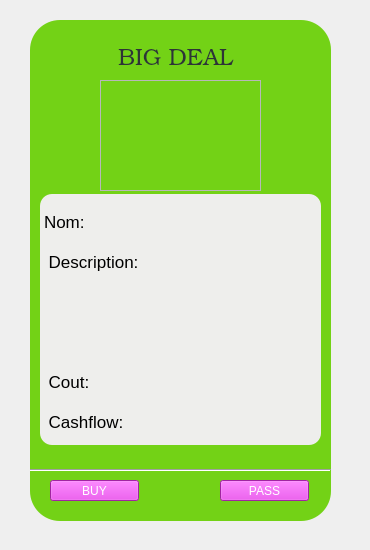
       <widget class="QWidget" name="interface_big_deal">
        <widget class="QPlainTextEdit" name="affichage_carte_7">
         <property name="geometry">
          <rect>
           <x>30</x>
           <y>20</y>
           <width>301</width>
           <height>501</height>
          </rect>
         </property>
         <property name="styleSheet">
          <string notr="true">background-color: rgb(115, 210, 22);
border-radius:30px;</string>
         </property>
         <property name="backgroundVisible">
          <bool>false</bool>
         </property>
         <property name="centerOnScroll">
          <bool>false</bool>
         </property>
        </widget>
        <widget class="QLabel" name="titre_bigdeal">
         <property name="geometry">
          <rect>
           <x>50</x>
           <y>44</y>
           <width>251</width>
           <height>31</height>
          </rect>
         </property>
         <property name="font">
          <font>
           <family>URW Bookman L</family>
           <pointsize>17</pointsize>
           <weight>9</weight>
           <italic>false</italic>
           <bold>false</bold>
          </font>
         </property>
         <property name="styleSheet">
          <string notr="true">color: rgb(46, 52, 54);
background-image: url(:/images/backg.jpg);
font: 75 17pt &quot;URW Bookman L&quot;;
border-radius:8px;</string>
         </property>
         <property name="text">
          <string>BIG DEAL</string>
         </property>
         <property name="alignment">
          <set>Qt::AlignCenter</set>
         </property>
        </widget>
        <widget class="QFrame" name="image_big_deal">
         <property name="geometry">
          <rect>
           <x>100</x>
           <y>80</y>
           <width>161</width>
           <height>111</height>
          </rect>
         </property>
         <property name="styleSheet">
          <string notr="true">border-image: url(:/images/deal2_img.jpg);
</string>
         </property>
         <property name="frameShape">
          <enum>QFrame::StyledPanel</enum>
         </property>
         <property name="frameShadow">
          <enum>QFrame::Raised</enum>
         </property>
        </widget>
        <widget class="QPushButton" name="acheterlebigdeal">
         <property name="geometry">
          <rect>
           <x>50</x>
           <y>480</y>
           <width>89</width>
           <height>21</height>
          </rect>
         </property>
         <property name="styleSheet">
          <string notr="true">font: 13pt &quot;Ubuntu&quot;;
color: white;
background-color: rgb(224, 52, 226);
</string>
         </property>
         <property name="text">
          <string>BUY</string>
         </property>
        </widget>
        <widget class="QPushButton" name="passerlebigdeal">
         <property name="geometry">
          <rect>
           <x>220</x>
           <y>480</y>
           <width>89</width>
           <height>21</height>
          </rect>
         </property>
         <property name="styleSheet">
          <string notr="true">font: 13pt &quot;Ubuntu&quot;;
color: white;
background-color: rgb(224, 52, 226);</string>
         </property>
         <property name="text">
          <string>PASS</string>
         </property>
        </widget>
        <widget class="Line" name="line_7">
         <property name="geometry">
          <rect>
           <x>30</x>
           <y>460</y>
           <width>301</width>
           <height>20</height>
          </rect>
         </property>
         <property name="orientation">
          <enum>Qt::Horizontal</enum>
         </property>
        </widget>
        <widget class="QLabel" name="info_bigdeal">
         <property name="geometry">
          <rect>
           <x>40</x>
           <y>194</y>
           <width>281</width>
           <height>251</height>
          </rect>
         </property>
         <property name="font">
          <font>
           <family>Ubuntu</family>
           <pointsize>13</pointsize>
           <weight>50</weight>
           <italic>false</italic>
           <bold>false</bold>
          </font>
         </property>
         <property name="styleSheet">
          <string notr="true">font: 13pt &quot;Ubuntu&quot;;
background-color: rgb(238, 238, 236);
border-radius:12px;
padding-top:5px;</string>
         </property>
         <property name="text">
          <string>Nom: 
 
 Description: 
 
 
 
 
 
 Cout: 
  
 Cashflow:</string>
         </property>
        </widget>
        <widget class="QLabel" name="cout_bigdeal">
         <property name="geometry">
          <rect>
           <x>100</x>
           <y>370</y>
           <width>211</width>
           <height>20</height>
          </rect>
         </property>
         <property name="text">
          <string/>
         </property>
        </widget>
        <widget class="QLabel" name="cashflow_bigdeal">
         <property name="geometry">
          <rect>
           <x>136</x>
           <y>411</y>
           <width>171</width>
           <height>20</height>
          </rect>
         </property>
         <property name="text">
          <string/>
         </property>
        </widget>
        <widget class="QLabel" name="description_bigdeal">
         <property name="geometry">
          <rect>
           <x>50</x>
           <y>290</y>
           <width>261</width>
           <height>71</height>
          </rect>
         </property>
         <property name="text">
          <string/>
         </property>
         <property name="alignment">
          <set>Qt::AlignCenter</set>
         </property>
        </widget>
        <widget class="QLabel" name="nom_bigdeal">
         <property name="geometry">
          <rect>
           <x>100</x>
           <y>210</y>
           <width>201</width>
           <height>20</height>
          </rect>
         </property>
         <property name="text">
          <string/>
         </property>
        </widget>
        <widget class="QLabel" name="label_34">
         <property name="geometry">
          <rect>
           <x>0</x>
           <y>0</y>
           <width>361</width>
           <height>541</height>
          </rect>
         </property>
         <property name="styleSheet">
          <string notr="true">background-image: url(:/images/backg.jpg);</string>
         </property>
         <property name="text">
          <string/>
         </property>
        </widget>
        <zorder>label_34</zorder>
        <zorder>affichage_carte_7</zorder>
        <zorder>titre_bigdeal</zorder>
        <zorder>image_big_deal</zorder>
        <zorder>acheterlebigdeal</zorder>
        <zorder>passerlebigdeal</zorder>
        <zorder>line_7</zorder>
        <zorder>info_bigdeal</zorder>
        <zorder>cout_bigdeal</zorder>
        <zorder>cashflow_bigdeal</zorder>
        <zorder>description_bigdeal</zorder>
        <zorder>nom_bigdeal</zorder>
       </widget>
